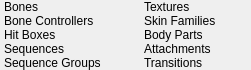
<?xml version="1.0" encoding="UTF-8"?>
<ui version="4.0">
 <class>studiomodel::ModelInfoPanel</class>
 <widget class="QWidget" name="studiomodel::ModelInfoPanel">
  <property name="geometry">
   <rect>
    <x>0</x>
    <y>0</y>
    <width>235</width>
    <height>67</height>
   </rect>
  </property>
  <property name="windowTitle">
   <string>Form</string>
  </property>
  <layout class="QHBoxLayout" name="horizontalLayout">
   <property name="spacing">
    <number>0</number>
   </property>
   <property name="sizeConstraint">
    <enum>QLayout::SetFixedSize</enum>
   </property>
   <property name="leftMargin">
    <number>4</number>
   </property>
   <property name="topMargin">
    <number>0</number>
   </property>
   <property name="rightMargin">
    <number>4</number>
   </property>
   <property name="bottomMargin">
    <number>0</number>
   </property>
   <item>
    <layout class="QGridLayout" name="gridLayout_2" columnminimumwidth="0,25,0,0,25">
     <property name="rightMargin">
      <number>0</number>
     </property>
     <property name="bottomMargin">
      <number>0</number>
     </property>
     <property name="horizontalSpacing">
      <number>6</number>
     </property>
     <property name="verticalSpacing">
      <number>0</number>
     </property>
     <item row="0" column="1">
      <widget class="QLabel" name="BonesValue">
       <property name="text">
        <string/>
       </property>
       <property name="alignment">
        <set>Qt::AlignRight|Qt::AlignTrailing|Qt::AlignVCenter</set>
       </property>
      </widget>
     </item>
     <item row="4" column="3">
      <widget class="QLabel" name="label_12">
       <property name="text">
        <string>Transitions</string>
       </property>
      </widget>
     </item>
     <item row="0" column="4">
      <widget class="QLabel" name="TexturesValue">
       <property name="text">
        <string/>
       </property>
       <property name="alignment">
        <set>Qt::AlignRight|Qt::AlignTrailing|Qt::AlignVCenter</set>
       </property>
      </widget>
     </item>
     <item row="3" column="3">
      <widget class="QLabel" name="label_11">
       <property name="text">
        <string>Attachments</string>
       </property>
      </widget>
     </item>
     <item row="2" column="0">
      <widget class="QLabel" name="label_7">
       <property name="text">
        <string>Hit Boxes</string>
       </property>
      </widget>
     </item>
     <item row="3" column="4">
      <widget class="QLabel" name="AttachmentsValue">
       <property name="text">
        <string/>
       </property>
       <property name="alignment">
        <set>Qt::AlignRight|Qt::AlignTrailing|Qt::AlignVCenter</set>
       </property>
      </widget>
     </item>
     <item row="1" column="1">
      <widget class="QLabel" name="BoneControllersValue">
       <property name="text">
        <string/>
       </property>
       <property name="alignment">
        <set>Qt::AlignRight|Qt::AlignTrailing|Qt::AlignVCenter</set>
       </property>
      </widget>
     </item>
     <item row="0" column="0">
      <widget class="QLabel" name="BonesLabel">
       <property name="text">
        <string>Bones</string>
       </property>
      </widget>
     </item>
     <item row="3" column="0">
      <widget class="QLabel" name="label_8">
       <property name="text">
        <string>Sequences</string>
       </property>
      </widget>
     </item>
     <item row="4" column="0">
      <widget class="QLabel" name="label_9">
       <property name="text">
        <string>Sequence Groups</string>
       </property>
      </widget>
     </item>
     <item row="1" column="4">
      <widget class="QLabel" name="SkinFamiliesValue">
       <property name="text">
        <string/>
       </property>
       <property name="alignment">
        <set>Qt::AlignRight|Qt::AlignTrailing|Qt::AlignVCenter</set>
       </property>
      </widget>
     </item>
     <item row="2" column="4">
      <widget class="QLabel" name="BodyPartsValue">
       <property name="text">
        <string/>
       </property>
       <property name="alignment">
        <set>Qt::AlignRight|Qt::AlignTrailing|Qt::AlignVCenter</set>
       </property>
      </widget>
     </item>
     <item row="4" column="1">
      <widget class="QLabel" name="SequenceGroupsValue">
       <property name="text">
        <string/>
       </property>
       <property name="alignment">
        <set>Qt::AlignRight|Qt::AlignTrailing|Qt::AlignVCenter</set>
       </property>
      </widget>
     </item>
     <item row="4" column="4">
      <widget class="QLabel" name="TransitionsValue">
       <property name="text">
        <string/>
       </property>
       <property name="alignment">
        <set>Qt::AlignRight|Qt::AlignTrailing|Qt::AlignVCenter</set>
       </property>
      </widget>
     </item>
     <item row="3" column="1">
      <widget class="QLabel" name="SequencesValue">
       <property name="text">
        <string/>
       </property>
       <property name="alignment">
        <set>Qt::AlignRight|Qt::AlignTrailing|Qt::AlignVCenter</set>
       </property>
      </widget>
     </item>
     <item row="1" column="0">
      <widget class="QLabel" name="BoneControllersLabel">
       <property name="text">
        <string>Bone Controllers</string>
       </property>
      </widget>
     </item>
     <item row="1" column="3">
      <widget class="QLabel" name="SkinFamiliesLabel">
       <property name="text">
        <string>Skin Families</string>
       </property>
      </widget>
     </item>
     <item row="2" column="1">
      <widget class="QLabel" name="HitBoxesValue">
       <property name="text">
        <string/>
       </property>
       <property name="alignment">
        <set>Qt::AlignRight|Qt::AlignTrailing|Qt::AlignVCenter</set>
       </property>
      </widget>
     </item>
     <item row="2" column="3">
      <widget class="QLabel" name="label_10">
       <property name="text">
        <string>Body Parts</string>
       </property>
      </widget>
     </item>
     <item row="0" column="3">
      <widget class="QLabel" name="TexturesLabel">
       <property name="text">
        <string>Textures</string>
       </property>
      </widget>
     </item>
     <item row="0" column="2">
      <spacer name="horizontalSpacer_2">
       <property name="orientation">
        <enum>Qt::Horizontal</enum>
       </property>
       <property name="sizeType">
        <enum>QSizePolicy::Fixed</enum>
       </property>
       <property name="sizeHint" stdset="0">
        <size>
         <width>6</width>
         <height>0</height>
        </size>
       </property>
      </spacer>
     </item>
    </layout>
   </item>
  </layout>
 </widget>
 <resources/>
 <connections/>
</ui>
